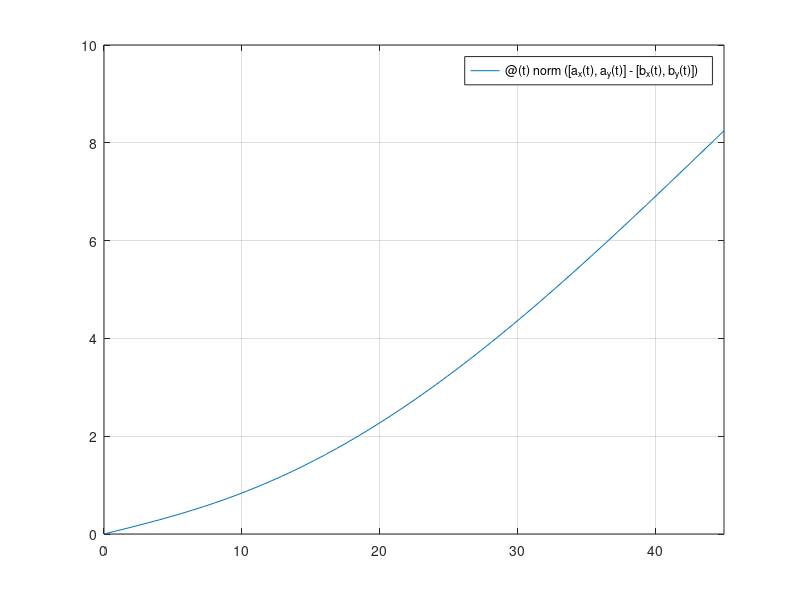
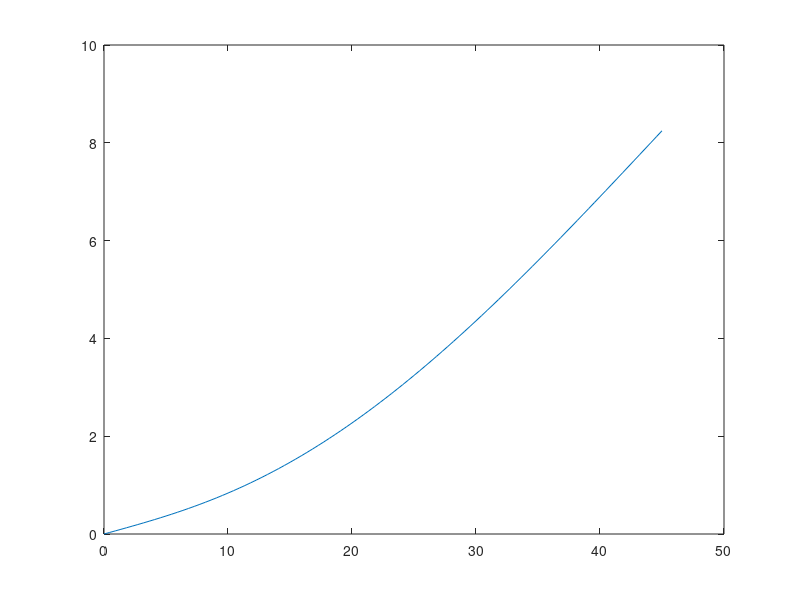

Write the MATLAB code that produced these figures, in order.
A = 5;
B = 3;

warning('off', 'MATLAB:fplot:NotVectorized')

% Opposite side
height = @(angle, hypotenuse) sind(angle) .* hypotenuse;
% Adjacent side
width = @(angle, hypotenuse) cosd(angle) .* hypotenuse;

a_y = @(t) height(2.*t, A);
a_x = @(t) width(2.*t, A);
b_y = @(t) height(2.*t, B);
b_x = @(t) 8 - width(2.*t, B);
f = @(t) norm([a_x(t) a_y(t)] - [b_x(t) b_y(t)]);
 
figure(1)
fplot(f, [0 45]);
title = ('Distance versus time');
xlabel = ('Time in seconds');
ylabel = ('Distance between door ends in metres');
grid on


% 
figure(2)
grid on
title = ('Distance versus time');
xlabel = ('Time in seconds');
ylabel = ('Distance between door ends in metres');
n = 100;
x = linspace(0,45,n);
y = zeros([1 n]);
for k = 1:n
    y(k) = f(x(k));
end
plot(x,y)
% f = 5
% f - 5 = 0

time_when_5m_apart = fzero(@(t) f(t) - 5, [32 33]);
fprintf('%f\n', time_when_5m_apart)

fprintf('Distance\t\t Time\n')
d = 0:1:45;
for k = 1:length(d)
    fprintf('%.1f\t\t\t%.2f\n',d(k),f(d(k)));
end
